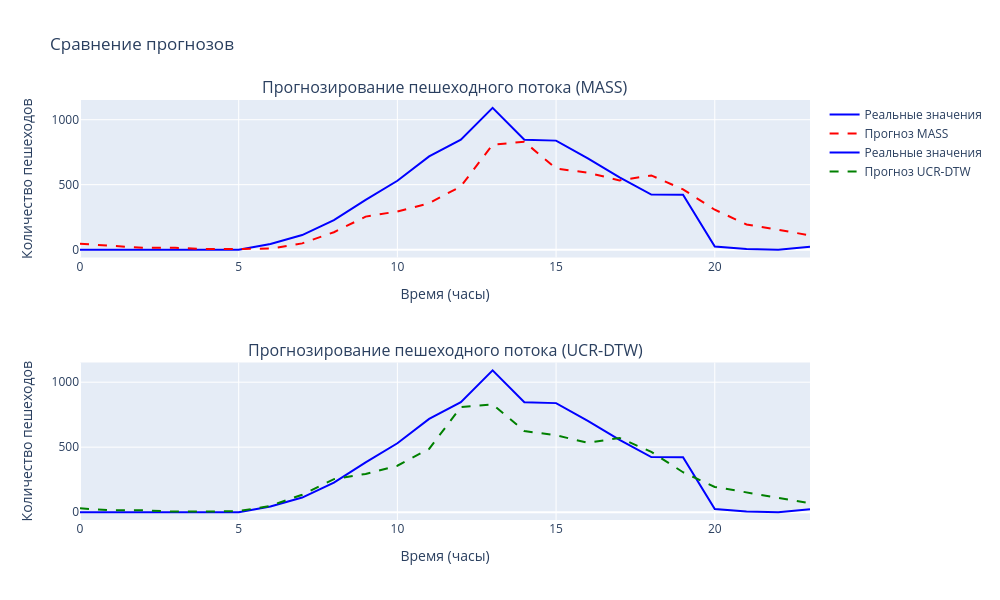

Source (notebook cell):
### Code cell
print("\nВизуализация прогнозов...")

import plotly.graph_objects as go
from plotly.subplots import make_subplots

fig = make_subplots(rows=2, cols=1, subplot_titles=("Прогнозирование пешеходного потока (MASS)", 
                                                     "Прогнозирование пешеходного потока (UCR-DTW)"))

# MASS
fig.add_trace(go.Scatter(x=np.arange(len(real_values)), y=real_values, 
                        mode='lines', name='Реальные значения', line=dict(color='blue')), row=1, col=1)
fig.add_trace(go.Scatter(x=np.arange(len(mass_prediction)), y=mass_prediction, 
                        mode='lines', name='Прогноз MASS', line=dict(color='red', dash='dash')), row=1, col=1)

# UCR-DTW
fig.add_trace(go.Scatter(x=np.arange(len(real_values)), y=real_values, 
                        mode='lines', name='Реальные значения', line=dict(color='blue')), row=2, col=1)
fig.add_trace(go.Scatter(x=np.arange(len(ucr_prediction)), y=ucr_prediction, 
                        mode='lines', name='Прогноз UCR-DTW', line=dict(color='green', dash='dash')), row=2, col=1)

fig.update_layout(height=600, width=1000, title_text="Сравнение прогнозов")
fig.update_xaxes(title_text="Время (часы)")
fig.update_yaxes(title_text="Количество пешеходов")

fig.show()

### Figure 1 — Plotly figure (JSON) as saved in the notebook; plotly's stock layout.template omitted (floating-point values rounded to 4 significant figures)
{"data": [{"line": {"color": "blue"}, "mode": "lines", "name": "Реальные значения", "type": "scatter", "x": [0, 1, 2, 3, 4, 5, 6, 7, 8, 9, 10, 11, 12, 13, 14, 15, 16, 17, 18, 19, 20, 21, 22, 23], "xaxis": "x", "y": [0, 0, 0, 0, 0, 0, 44, 112, 227, 383, 530, 717, 846, 1091, 846, 839, 702, 557, 424, 423, 24, 4, 0, 22], "yaxis": "y"}, {"line": {"color": "red", "dash": "dash"}, "mode": "lines", "name": "Прогноз MASS", "type": "scatter", "x": [0, 1, 2, 3, 4, 5, 6, 7, 8, 9, 10, 11, 12, 13, 14, 15, 16, 17, 18, 19, 20, 21, 22, 23], "xaxis": "x", "y": [45.0, 29.0, 14.0, 14.0, 4.0, 5.0, 8.0, 48.0, 134.0, 254.0, 294.0, 357.0, 487.0, 808.0, 830.0, 624.0, 592.0, 533.0, 571.0, 464.0, 307.0, 194.0, 150.0, 110.0], "yaxis": "y"}, {"line": {"color": "blue"}, "mode": "lines", "name": "Реальные значения", "type": "scatter", "x": [0, 1, 2, 3, 4, 5, 6, 7, 8, 9, 10, 11, 12, 13, 14, 15, 16, 17, 18, 19, 20, 21, 22, 23], "xaxis": "x2", "y": [0, 0, 0, 0, 0, 0, 44, 112, 227, 383, 530, 717, 846, 1091, 846, 839, 702, 557, 424, 423, 24, 4, 0, 22], "yaxis": "y2"}, {"line": {"color": "green", "dash": "dash"}, "mode": "lines", "name": "Прогноз UCR-DTW", "type": "scatter", "x": [0, 1, 2, 3, 4, 5, 6, 7, 8, 9, 10, 11, 12, 13, 14, 15, 16, 17, 18, 19, 20, 21, 22, 23], "xaxis": "x2", "y": [29.0, 14.0, 14.0, 4.0, 5.0, 8.0, 48.0, 134.0, 254.0, 294.0, 357.0, 487.0, 808.0, 830.0, 624.0, 592.0, 533.0, 571.0, 464.0, 307.0, 194.0, 150.0, 110.0, 68.0], "yaxis": "y2"}], "layout": {"annotations": [{"font": {"size": 16}, "showarrow": false, "text": "Прогнозирование пешеходного потока (MASS)", "x": 0.5, "xanchor": "center", "xref": "paper", "y": 1, "yanchor": "bottom", "yref": "paper"}, {"font": {"size": 16}, "showarrow": false, "text": "Прогнозирование пешеходного потока (UCR-DTW)", "x": 0.5, "xanchor": "center", "xref": "paper", "y": 0.375, "yanchor": "bottom", "yref": "paper"}], "height": 600, "title": {"text": "Сравнение прогнозов"}, "width": 1000, "xaxis": {"anchor": "y", "domain": [0, 1], "title": {"text": "Время (часы)"}}, "xaxis2": {"anchor": "y2", "domain": [0, 1], "title": {"text": "Время (часы)"}}, "yaxis": {"anchor": "x", "domain": [0.625, 1], "title": {"text": "Количество пешеходов"}}, "yaxis2": {"anchor": "x2", "domain": [0, 0.375], "title": {"text": "Количество пешеходов"}}}}
